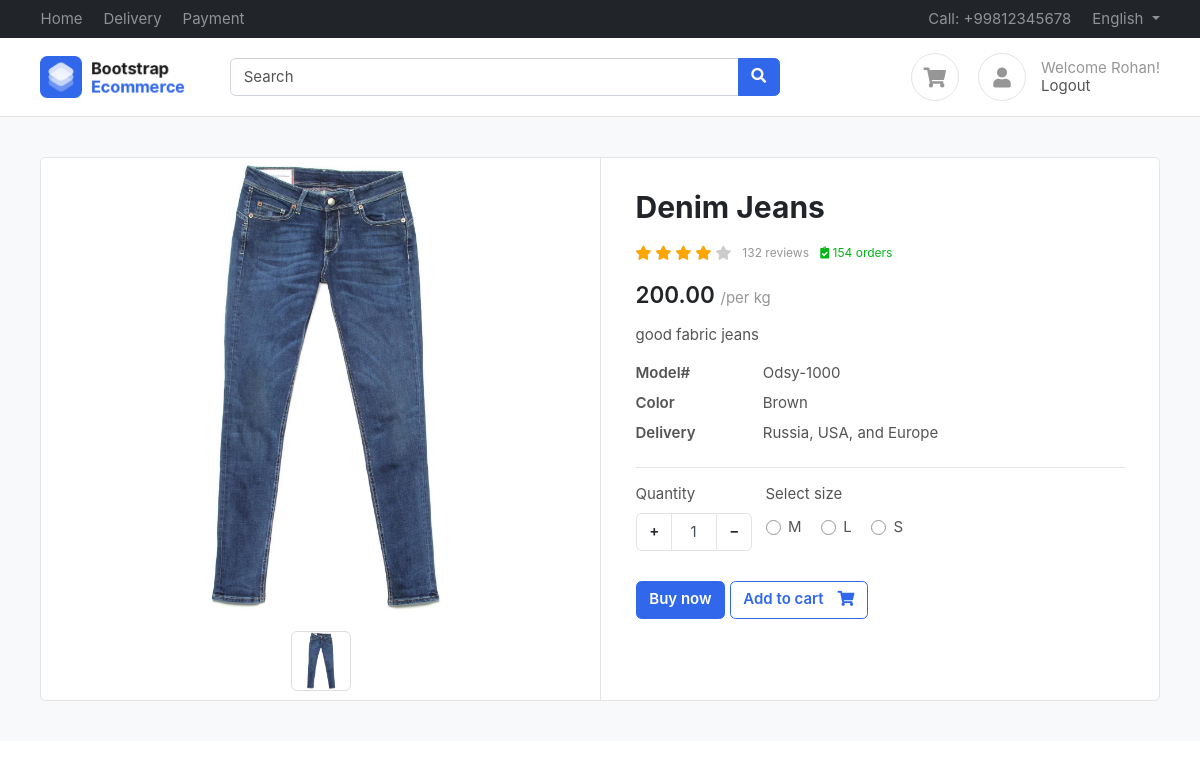
Page /product/denim-jeans/ (signed in) on the committed database.
### products/models.py (models this page shows, shortened)
class Products(BaseModel):
    products_name = models.CharField(max_length=100)
    slug = models.SlugField(unique=True, null=True, blank=True)
    products_category = models.ForeignKey(Category, on_delete=models.CASCADE, related_name='products')
    products_descriptions = models.TextField()
    products_price = models.IntegerField()
    products_size = models.ManyToManyField(SizeVariant, blank=True)
    products_color = models.ManyToManyField(ColorVariant, blank=True)

class ProductImage(BaseModel):
    product = models.ForeignKey(Products, on_delete=models.CASCADE, related_name='product_images')
    image = models.ImageField(upload_to='product')

class SizeVariant(BaseModel):
    size_name = models.CharField(max_length=100)
    price = models.IntegerField(default=0)

### products/views.py (the view)
# urls.py: path('<slug>/' , get_product , name="get_product"),
def get_product(request , slug):
    try:
        product = Products.objects.get(slug =slug)
        context = {'product' : product}
        if request.GET.get('size'):
            size = request.GET.get('size')
            price = product.get_product_price_by_size(size)
            context['selected_size'] = size
            context['updated_price'] = price
        return render(request  , 'product/product.html', context = context)
    except Exception as e:
        print(e)

### templates/product/product.html (shortened to what this page needs)
{% extends "base/base.html" %}
{% block start %}
<section class="section-content padding-y bg">
			<div class="container">
			<div class="card">
				<div class="row no-gutters">
					<aside class="col-md-6">
			<article class="gallery-wrap">
			<div class="img-big-wrap">
			  <div> <a href="#"><img src="/media/{{product.product_images.first.image}}"></a></div>
			</div>
			<div class="thumbs-wrap">
                {% for image in product.product_images.all  %}
                 <a href="#" class="item-thumb"> <img src="/media/{{image.image}}"></a>
                {% endfor %}
			</div>
			</article>
					</aside>
					<main class="col-md-6 border-left">
			<article class="content-body">
			<h2 class="title">{{product.products_name}}</h2>
			<div class="rating-wrap my-3">
				<ul class="rating-stars">
					<li style="width:80%" class="stars-active">
						<i class="fa fa-star"></i> <i class="fa fa-star"></i>
						<i class="fa fa-star"></i> <i class="fa fa-star"></i>
					</li>
					<li>
						<i class="fa fa-star"></i> <i class="fa fa-star"></i>
						<i class="fa fa-star"></i> <i class="fa fa-star"></i>
						<i class="fa fa-star"></i>
					</li>
				</ul>
				<small class="label-rating text-muted">132 reviews</small>
				<small class="label-rating text-success"> <i class="fa fa-clipboard-check"></i> 154 orders </small>
			</div>
			<div class="mb-3">
				<var class="price h4">
                    {% if updated_price %}
                    {{updated_price}}
                    {% else %}
                    {{product.products_price}}.00
                    {% endif %}
                </var>
				<span class="text-muted">/per kg</span>
			</div>
			<p>{{product.products_descriptions}}</p>
			<dl class="row">
			  <dt class="col-sm-3">Model#</dt>
			  <dd class="col-sm-9">Odsy-1000</dd>
			  <dt class="col-sm-3">Color</dt>
			  <dd class="col-sm-9">Brown</dd>
			  <dt class="col-sm-3">Delivery</dt>
			  <dd class="col-sm-9">Russia, USA, and Europe </dd>
			</dl>
			<hr>
				<div class="form-row">
					<div class="form-group col-md flex-grow-0">
						<label>Quantity</label>
						<div class="input-group mb-3 input-spinner">
						  <div class="input-group-prepend">
							<button class="btn btn-light" type="button" id="button-plus"> + </button>
						  </div>
						  <input type="text" class="form-control" value="1">
						  <div class="input-group-append">
							<button class="btn btn-light" type="button" id="button-minus"> − </button>
						  </div>
						</div>
					</div>
                    {% if product.products_size.count %}
					<div class="form-group col-md">
                    <label>Select size</label>
                    <div class="mt-1">
                      {% for size in product.products_size.all %}
                        <label class="custom-control custom-radio custom-control-inline">
                          <div class="custom-control-label">{{size.size_name}}</div>
                        </label>
                      {% endfor %}
                    </div>
            </div>
            {% endif %}
				</div>
				<a href="#" class="btn  btn-primary"> Buy now </a>
				<a href="{%url 'add_to_cart' product.uid %}?variant={{selected_size}}" class="btn  btn-outline-primary">
                    <span class="text">Add to cart</span> <i class="fas fa-shopping-cart"></i>  </a>
			</article>
					</main>
				</div>
			</div>
			</div>
			</section>
{% endblock %}

### templates/base/base.html (shortened to what this page needs)
<!DOCTYPE HTML>
<html lang="en">
<head>
<link href="/media/css/bootstrap.css" rel="stylesheet" type="text/css"/>
<link href="/media/fonts/fontawesome/css/all.min.css" type="text/css" rel="stylesheet">
<link href="/media/css/ui.css" rel="stylesheet" type="text/css"/>
<link href="/media/css/responsive.css" rel="stylesheet" />
</head>
<body>
	<header class="section-header">
		<nav class="navbar navbar-dark navbar-expand p-0 bg-dark">
		<div class="container">
			<ul class="navbar-nav d-none d-md-flex mr-auto">
				<li class="nav-item"><a class="nav-link" href="{% url 'index' %}">Home</a></li>
				<li class="nav-item"><a class="nav-link" href="#">Delivery</a></li>
				<li class="nav-item"><a class="nav-link" href="#">Payment</a></li>
			</ul>
			<ul class="navbar-nav">
				<li class="nav-item"><a href="#" class="nav-link"> Call: +99812345678 </a></li>
				<li class="nav-item dropdown">
					 <a href="#" class="nav-link dropdown-toggle" data-toggle="dropdown"> English </a>
				</li>
			</ul>
		  </div>
		</nav>
		<section class="header-main border-bottom">
			<div class="container">
		<div class="row align-items-center">
			<div class="col-lg-2 col-4">
				<div class="brand-wrap">
					<img class="logo" src="images/logo.png">
				</div>
			</div>
			<div class="col-lg-6 col-sm-12">
				<form action="#" class="search">
					<div class="input-group w-100">
						<input type="text" class="form-control" placeholder="Search">
						<div class="input-group-append">
						  <button class="btn btn-primary" type="submit">
							<i class="fa fa-search"></i>
						  </button>
						</div>
					</div>
				</form>
			</div>
			<div class="col-lg-4 col-sm-6 col-8">
				<div class="widgets-wrap float-md-right">
					<div class="widget-header  mr-3">
						{% if request.user.is_authenticated %}
						<a href="{% url 'cart'%}" class="icon icon-sm rounded-circle border"><i class="fa fa-shopping-cart"></i></a>
						{% else %}
						<a href="#" class="icon icon-sm rounded-circle border"><i class="fa fa-shopping-cart"></i></a>
						{% endif %}
					</div>
					<div class="widget-header icontext">
						<a href="#" class="icon icon-sm rounded-circle border"><i class="fa fa-user"></i></a>
						<div class="text">
							{% if request.user.is_authenticated %}
							<span class="text-muted" name='first_name'>Welcome {{request.user.first_name}}!</span>
							{% else %}
							<span class="text-muted" name='first_name'>Welcome!</span>
							{% endif %}
							<div>
								{% if request.user.is_authenticated %}
								<a href="{% url 'logout_page' %}">Logout</a>
								{% else %}
								<a href="{% url 'login' %}">Sign in</a> |
								<a href="{% url 'register' %}"> Register</a>
								{% endif %}
							</div>
						</div>
					</div>
				</div>
			</div>
		</div>
			</div>
		</section>
		</header>
		{% block start %}
		{% endblock %}
    </body>
    </html>

### public/static/css/ui.css (style rules this page uses)
html { font-family: 'Inter', sans-serif; font-size: 15px; }
.content-body { flex: 1 1 auto; padding: 2rem 2.3rem; }
.icon-xs, .icon-sm, .icon-md, .icon-lg { display: inline-block; text-align: center; flex-shrink: 0; flex-grow: 0; }
.icon-sm { width: 48px; height: 48px; line-height: 48px; font-size: 20px; }
.padding-y { padding-top: 40px; padding-bottom: 40px; }
var { font-style: normal; }
article:after, .form-group:after { display: block; clear: both; content: ""; }
.bg { background-color: #f8f9fa; }
.card .title { color: #212529; }
.header-main { position: relative; padding-top: 1rem; padding-bottom: 1rem; }
.brand-wrap .logo, .navbar-brand .logo { margin-right: 7px; max-height: 42px; display: inline-block; }
.widget-header { display: inline-block; vertical-align: middle; position: relative; }
.widget-header a { color: #545454; }
.widget-header i { color: #969696; }
.btn-light { background-color: #fff; border-color: #e4e4e4; }
.btn .text + i { margin-left: 10px; }
dl[class="row"] { margin-bottom: 0; }
.icontext { display: inline-flex; align-items: center; vertical-align: middle; }
.icontext .text { width: 100%; line-height: 1.2; color: #212529; }
.icontext .icon { position: relative; margin-right: 15px; flex-shrink: 0; flex-grow: 0; }
.price { font-weight: 600; color: #212529; }
.label-rating { margin-left: 7px; display: inline-block; vertical-align: middle; }
.rating-stars { display: inline-block; vertical-align: middle; list-style: none; margin: 0; padding: 0; position: relative; white-space: nowrap; clear: both; }
.rating-stars i { font-size: 14px; color: #ccc; display: inline; }
.rating-stars li { display: block; text-overflow: clip; white-space: nowrap; z-index: 1; }
.rating-stars li.stars-active { z-index: 2; position: absolute; top: 0; left: 0; overflow: hidden; }
.rating-stars li.stars-active i { color: orange; }
.input-spinner { width: 120px; flex-wrap: nowrap; display: inline-flex; }
.input-spinner input.form-control { text-align: center; max-width: 46px; flex-basis: 46px; border-color: #e4e4e4; flex-grow: 0; }
.input-spinner .btn { width: 36px; text-align: center; }
.gallery-wrap .img-big-wrap { margin-bottom: 10px; border-radius: 0.37rem; overflow: hidden; background-color: #fff; }
.gallery-wrap .img-big-wrap a { text-align: center; display: block; }
.gallery-wrap .img-big-wrap img { height: 460px; width: auto; display: inline-block; cursor: zoom-in; }
.gallery-wrap .thumbs-wrap { text-align: center; }
.gallery-wrap .thumbs-wrap .item-thumb { width: 60px; height: 60px; border: 1px solid #ddd; border-radius: 6px; margin: 3px; display: inline-block; overflow: hidden; }
.gallery-wrap .thumbs-wrap img { max-width: 100%; max-height: 100%; object-fit: cover; border-radius: 4px; cursor: zoom-in; }

### rows in the picture
Products: product_images.first.image (picture), products_name "Denim Jeans", products_price "200", products_descriptions "good fabric jeans"
ProductImage: image (picture)
SizeVariant: size_name "M"
SizeVariant: size_name "L"
SizeVariant: size_name "S"

### other values in the picture
{{ request.user.first_name }} "Rohan"
